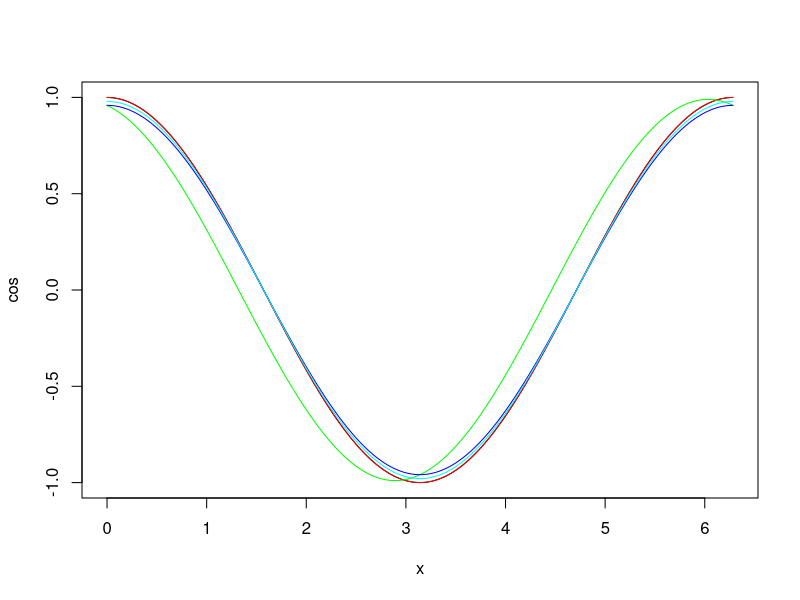
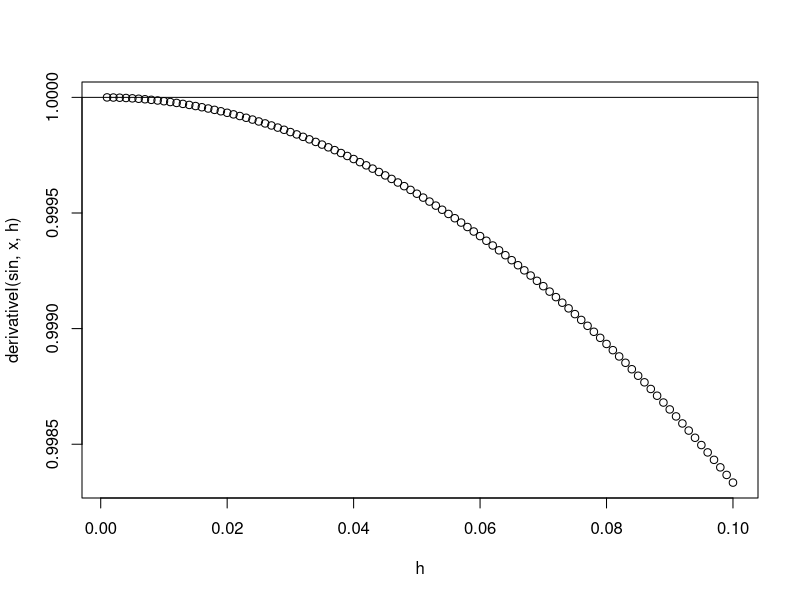
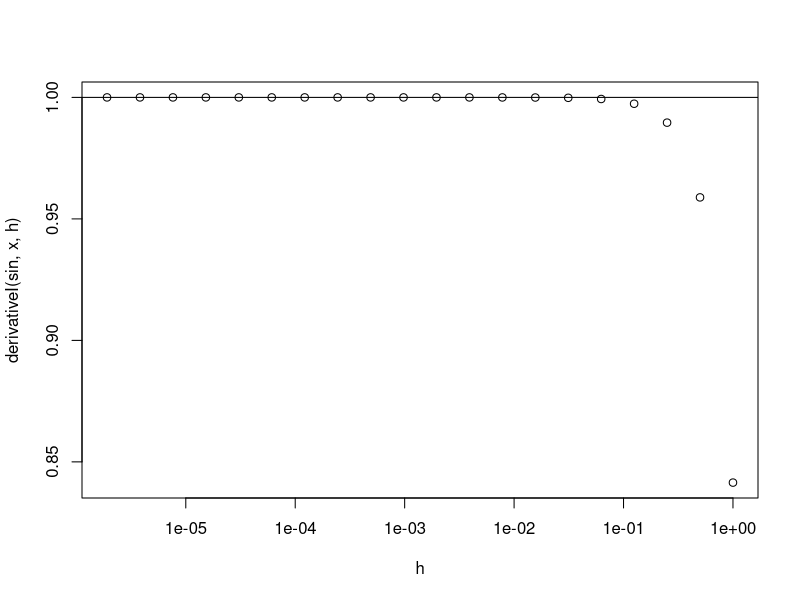
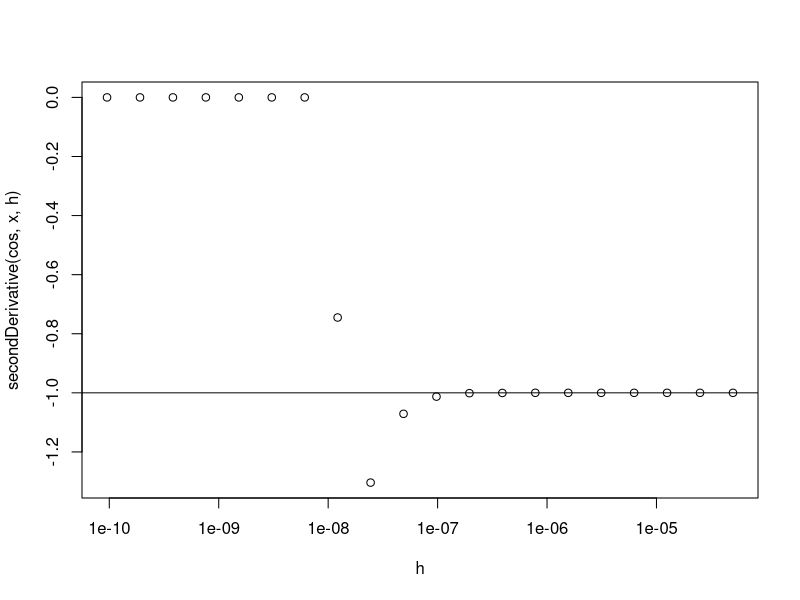
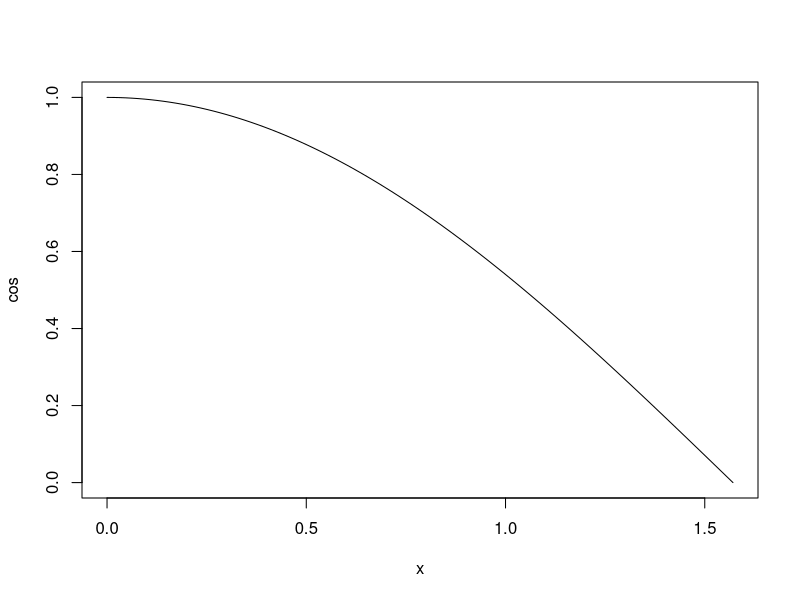

Write R code to recreate these figures, in order.
derivativeI <- \(f, x, h)(f(x+h)-f(x))/h
derivativeII <- \(f, x, h) 0.5*(f(x+h)-f(x-h))/h
secondDerivative <- \(f, x, h) (f(x+h)-2*f(x)+f(x-h))/(h*h)
midPointRule <- \(f, a, b, n=1){
  h <- (b-a)/n
  return(h*sum(f(a+h*(1:n)-0.5*h)))
}
trapezoidalRule <- \(f, a, b, n=1){
  h <- (b-a)/n
  suma <- 0.5*(f(a)+f(b))
  if(n > 1) suma <- suma+sum(f(a+h*(1:(n-1))))
  return(h*suma)
}
SimpsonRule <- \(f, a, b, n=1){
  h <- (b-a)/n
  suma <- f(a)+f(b)+4*(sum(f(a+h*(1:n)-h/2)))
  if(n > 1) suma <- suma+2*sum(f(a+h*(1:(n-1))))
  return(h*suma/6)
}

x <- seq(0, 2*pi, length.out = 200)

# prvni testovani
plot(cos, xlim=c(0, 2*pi))
lines(x, derivativeI(sin, x, h=0.00000001), col='red')
h <- 0.5
lines(x, derivativeI(sin, x, h), col='green')
lines(x, derivativeII(sin, x, h), col='blue')
lines(x, -secondDerivative(cos, x, h), col='cyan')

# druhe testovani
x <- 0
h <- (1:100)*0.001
plot(h, derivativeI(sin, x, h))
abline(h=1)

x <- 0
h <- 2*2^{-(1:20)}
plot(h, derivativeI(sin, x, h), log='x')
abline(h=1)

x <- 0
h <- 0.0001*2^{-(1:20)}
plot(h, secondDerivative(cos, x, h), log='x')
abline(h=-1)

# vypocet integralu
a <- 0
b <- pi/2
plot(cos, xlim=c(a, b))
print(sin(b)-sin(a))
n <- 100
print(midPointRule(cos, a, b, n))
print(trapezoidalRule(cos, a, b, n))
print(SimpsonRule(cos, a, b, n))